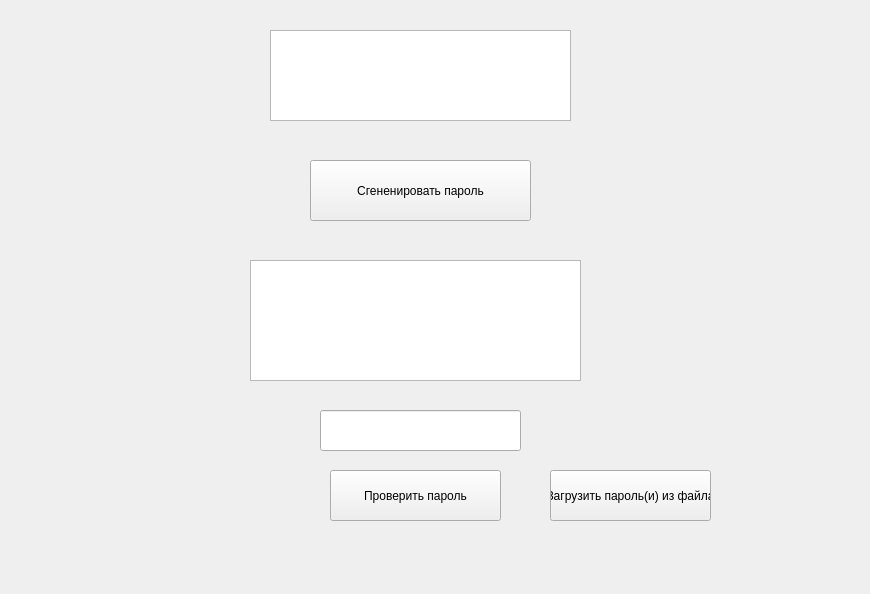
<?xml version="1.0" encoding="UTF-8"?>
<ui version="4.0">
 <class>password_generator</class>
 <widget class="QMainWindow" name="password_generator">
  <property name="geometry">
   <rect>
    <x>0</x>
    <y>0</y>
    <width>870</width>
    <height>594</height>
   </rect>
  </property>
  <property name="windowTitle">
   <string>Генератор и проверщик паролей</string>
  </property>
  <widget class="QWidget" name="centralwidget">
   <widget class="QPushButton" name="generate_password">
    <property name="geometry">
     <rect>
      <x>310</x>
      <y>160</y>
      <width>221</width>
      <height>61</height>
     </rect>
    </property>
    <property name="text">
     <string>Сгененировать пароль</string>
    </property>
   </widget>
   <widget class="QTextEdit" name="password_display">
    <property name="geometry">
     <rect>
      <x>270</x>
      <y>30</y>
      <width>301</width>
      <height>91</height>
     </rect>
    </property>
   </widget>
   <widget class="QLineEdit" name="enter_of_password">
    <property name="geometry">
     <rect>
      <x>320</x>
      <y>410</y>
      <width>201</width>
      <height>41</height>
     </rect>
    </property>
   </widget>
   <widget class="QPushButton" name="check_password">
    <property name="geometry">
     <rect>
      <x>330</x>
      <y>470</y>
      <width>171</width>
      <height>51</height>
     </rect>
    </property>
    <property name="text">
     <string>Проверить пароль</string>
    </property>
   </widget>
   <widget class="QPushButton" name="downoload_password">
    <property name="geometry">
     <rect>
      <x>550</x>
      <y>470</y>
      <width>161</width>
      <height>51</height>
     </rect>
    </property>
    <property name="text">
     <string>Загрузить пароль(и) из файла</string>
    </property>
   </widget>
   <widget class="QPlainTextEdit" name="checking_password_display">
    <property name="geometry">
     <rect>
      <x>250</x>
      <y>260</y>
      <width>331</width>
      <height>121</height>
     </rect>
    </property>
   </widget>
  </widget>
 </widget>
 <resources/>
 <connections/>
</ui>
